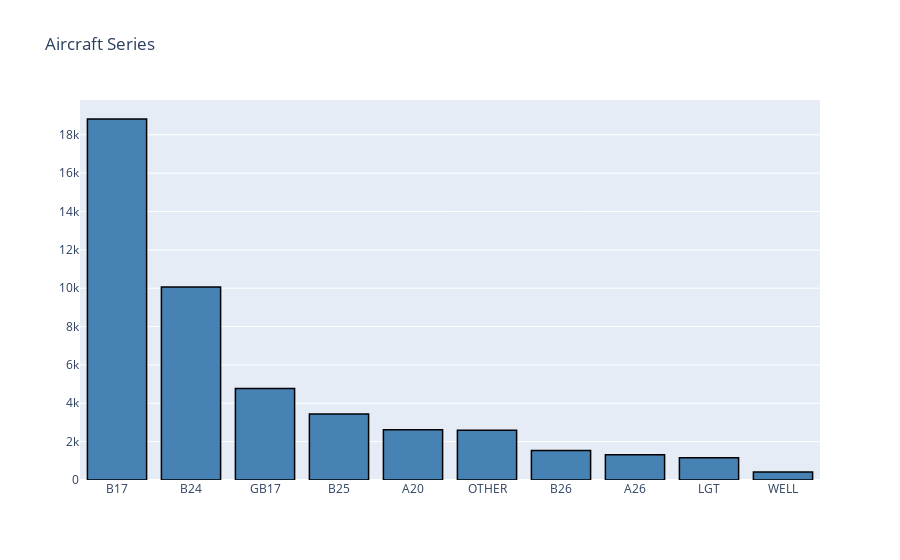

Source (notebook cell):
### Code cell
data = df_map['Aircraft Series'].value_counts()
data = [go.Bar(
            x=data[:10].index,
            y=data[:10].values,
            hoverinfo = 'text',
            marker = dict(color = 'steelblue',
                             line=dict(color='rgb(0,0,0)',width=1.5)),
    
    )]

layout = dict(
    title = 'Aircraft Series',
)
fig = go.Figure(data=data, layout=layout)
iplot(fig)

### Figure 1 — Plotly figure (JSON) as saved in the notebook; plotly's stock layout.template omitted (floating-point values rounded to 4 significant figures)
{"data": [{"hoverinfo": "text", "marker": {"color": "steelblue", "line": {"color": "rgb(0,0,0)", "width": 1.5}}, "type": "bar", "x": ["B17", "B24", "GB17", "B25", "A20", "OTHER", "B26", "A26", "LGT", "WELL"], "y": [18825, 10069, 4777, 3440, 2616, 2600, 1534, 1317, 1161, 418]}], "layout": {"title": {"text": "Aircraft Series"}}}
